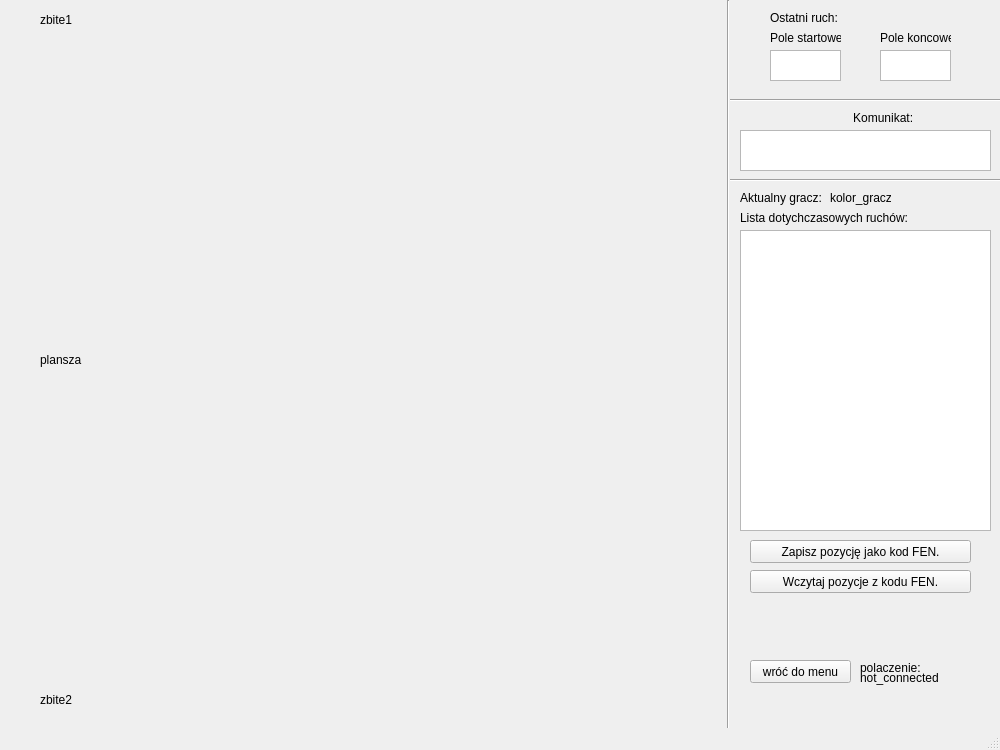
<?xml version="1.0" encoding="UTF-8"?>
<ui version="4.0">
 <class>Gra_control</class>
 <widget class="QMainWindow" name="Gra_control">
  <property name="geometry">
   <rect>
    <x>0</x>
    <y>0</y>
    <width>1000</width>
    <height>750</height>
   </rect>
  </property>
  <property name="windowTitle">
   <string>MainWindow</string>
  </property>
  <widget class="QWidget" name="centralwidget">
   <widget class="QLabel" name="zbite_1_out">
    <property name="geometry">
     <rect>
      <x>40</x>
      <y>10</y>
      <width>640</width>
      <height>20</height>
     </rect>
    </property>
    <property name="text">
     <string>zbite1</string>
    </property>
   </widget>
   <widget class="QLabel" name="zbite_2_out">
    <property name="geometry">
     <rect>
      <x>40</x>
      <y>690</y>
      <width>640</width>
      <height>20</height>
     </rect>
    </property>
    <property name="text">
     <string>zbite2</string>
    </property>
   </widget>
   <widget class="MyLabel" name="label">
    <property name="geometry">
     <rect>
      <x>40</x>
      <y>40</y>
      <width>640</width>
      <height>640</height>
     </rect>
    </property>
    <property name="cursor">
     <cursorShape>PointingHandCursor</cursorShape>
    </property>
    <property name="mouseTracking">
     <bool>true</bool>
    </property>
    <property name="text">
     <string>plansza</string>
    </property>
   </widget>
   <widget class="QTextBrowser" name="pole_konc_out">
    <property name="geometry">
     <rect>
      <x>880</x>
      <y>50</y>
      <width>71</width>
      <height>31</height>
     </rect>
    </property>
   </widget>
   <widget class="QTextBrowser" name="komunikat_out">
    <property name="geometry">
     <rect>
      <x>740</x>
      <y>130</y>
      <width>251</width>
      <height>41</height>
     </rect>
    </property>
   </widget>
   <widget class="QLabel" name="label_8">
    <property name="geometry">
     <rect>
      <x>860</x>
      <y>660</y>
      <width>61</width>
      <height>16</height>
     </rect>
    </property>
    <property name="text">
     <string>polaczenie:</string>
    </property>
   </widget>
   <widget class="Line" name="line">
    <property name="geometry">
     <rect>
      <x>730</x>
      <y>90</y>
      <width>271</width>
      <height>20</height>
     </rect>
    </property>
    <property name="orientation">
     <enum>Qt::Horizontal</enum>
    </property>
   </widget>
   <widget class="QLabel" name="label_5">
    <property name="geometry">
     <rect>
      <x>770</x>
      <y>30</y>
      <width>71</width>
      <height>16</height>
     </rect>
    </property>
    <property name="text">
     <string>Pole startowe:</string>
    </property>
   </widget>
   <widget class="QTextBrowser" name="pole_start_out">
    <property name="geometry">
     <rect>
      <x>770</x>
      <y>50</y>
      <width>71</width>
      <height>31</height>
     </rect>
    </property>
   </widget>
   <widget class="Line" name="line_3">
    <property name="geometry">
     <rect>
      <x>730</x>
      <y>170</y>
      <width>271</width>
      <height>20</height>
     </rect>
    </property>
    <property name="orientation">
     <enum>Qt::Horizontal</enum>
    </property>
   </widget>
   <widget class="QPushButton" name="powrot_do_menu">
    <property name="geometry">
     <rect>
      <x>750</x>
      <y>660</y>
      <width>101</width>
      <height>23</height>
     </rect>
    </property>
    <property name="text">
     <string>wróć do menu</string>
    </property>
   </widget>
   <widget class="QLabel" name="label_7">
    <property name="geometry">
     <rect>
      <x>740</x>
      <y>210</y>
      <width>181</width>
      <height>16</height>
     </rect>
    </property>
    <property name="text">
     <string>Lista dotychczasowych ruchów:</string>
    </property>
   </widget>
   <widget class="QListWidget" name="lista_ruchow">
    <property name="geometry">
     <rect>
      <x>740</x>
      <y>230</y>
      <width>251</width>
      <height>301</height>
     </rect>
    </property>
   </widget>
   <widget class="QLabel" name="label_6">
    <property name="geometry">
     <rect>
      <x>880</x>
      <y>30</y>
      <width>71</width>
      <height>16</height>
     </rect>
    </property>
    <property name="text">
     <string>Pole koncowe</string>
    </property>
   </widget>
   <widget class="QLabel" name="label_3">
    <property name="geometry">
     <rect>
      <x>740</x>
      <y>110</y>
      <width>251</width>
      <height>16</height>
     </rect>
    </property>
    <property name="text">
     <string>                                  Komunikat:</string>
    </property>
   </widget>
   <widget class="QLabel" name="label_4">
    <property name="geometry">
     <rect>
      <x>740</x>
      <y>190</y>
      <width>91</width>
      <height>16</height>
     </rect>
    </property>
    <property name="text">
     <string>Aktualny gracz:</string>
    </property>
   </widget>
   <widget class="QLabel" name="aktualny_kolor_out">
    <property name="geometry">
     <rect>
      <x>830</x>
      <y>190</y>
      <width>61</width>
      <height>16</height>
     </rect>
    </property>
    <property name="text">
     <string>kolor_gracza</string>
    </property>
   </widget>
   <widget class="QLabel" name="connect_label">
    <property name="geometry">
     <rect>
      <x>860</x>
      <y>670</y>
      <width>101</width>
      <height>16</height>
     </rect>
    </property>
    <property name="text">
     <string>not_connected</string>
    </property>
   </widget>
   <widget class="Line" name="line_2">
    <property name="geometry">
     <rect>
      <x>720</x>
      <y>0</y>
      <width>16</width>
      <height>751</height>
     </rect>
    </property>
    <property name="orientation">
     <enum>Qt::Vertical</enum>
    </property>
   </widget>
   <widget class="QLabel" name="label_2">
    <property name="geometry">
     <rect>
      <x>770</x>
      <y>10</y>
      <width>191</width>
      <height>16</height>
     </rect>
    </property>
    <property name="text">
     <string>Ostatni ruch:</string>
    </property>
   </widget>
   <widget class="QPushButton" name="zapisz_do_FEN_in">
    <property name="geometry">
     <rect>
      <x>750</x>
      <y>540</y>
      <width>221</width>
      <height>23</height>
     </rect>
    </property>
    <property name="text">
     <string>Zapisz pozycję jako kod FEN.</string>
    </property>
   </widget>
   <widget class="QPushButton" name="wczytaj_z_FEN_in">
    <property name="geometry">
     <rect>
      <x>750</x>
      <y>570</y>
      <width>221</width>
      <height>23</height>
     </rect>
    </property>
    <property name="text">
     <string>Wczytaj pozycje z kodu FEN.</string>
    </property>
   </widget>
  </widget>
  <widget class="QMenuBar" name="menubar">
   <property name="geometry">
    <rect>
     <x>0</x>
     <y>0</y>
     <width>1000</width>
     <height>21</height>
    </rect>
   </property>
  </widget>
  <widget class="QStatusBar" name="statusbar"/>
 </widget>
 <customwidgets>
  <customwidget>
   <class>MyLabel</class>
   <extends>QLabel</extends>
   <header>mylabel.h</header>
  </customwidget>
 </customwidgets>
 <resources/>
 <connections/>
</ui>
